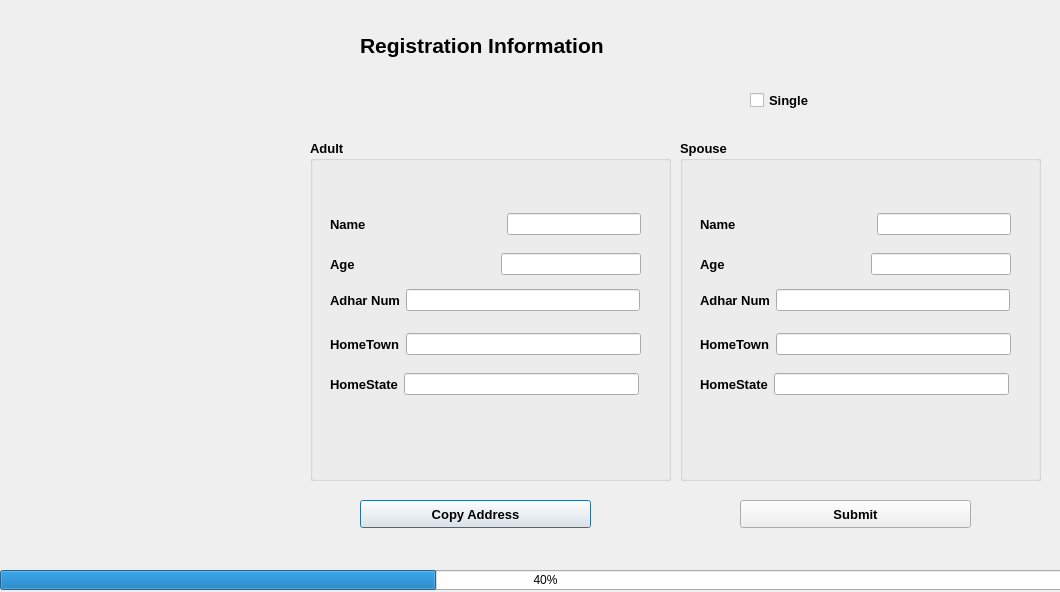
<?xml version="1.0" encoding="UTF-8"?>
<ui version="4.0">
 <class>Dialog2</class>
 <widget class="QDialog" name="Dialog2">
  <property name="geometry">
   <rect>
    <x>0</x>
    <y>0</y>
    <width>1060</width>
    <height>592</height>
   </rect>
  </property>
  <property name="windowTitle">
   <string>Dialog</string>
  </property>
  <property name="styleSheet">
   <string notr="true">background-image: url(:/new/prefix1/D:/FEC/pexels-madison-inouye-1831234.jpg);</string>
  </property>
  <widget class="QPushButton" name="pushButton">
   <property name="geometry">
    <rect>
     <x>360</x>
     <y>500</y>
     <width>231</width>
     <height>28</height>
    </rect>
   </property>
   <property name="font">
    <font>
     <pointsize>10</pointsize>
     <weight>75</weight>
     <bold>true</bold>
    </font>
   </property>
   <property name="text">
    <string>Copy Address</string>
   </property>
  </widget>
  <widget class="QCheckBox" name="checkBox">
   <property name="geometry">
    <rect>
     <x>750</x>
     <y>90</y>
     <width>171</width>
     <height>20</height>
    </rect>
   </property>
   <property name="font">
    <font>
     <pointsize>10</pointsize>
     <weight>75</weight>
     <bold>true</bold>
    </font>
   </property>
   <property name="text">
    <string>Single</string>
   </property>
  </widget>
  <widget class="QPushButton" name="pushButton_2">
   <property name="geometry">
    <rect>
     <x>740</x>
     <y>500</y>
     <width>231</width>
     <height>28</height>
    </rect>
   </property>
   <property name="font">
    <font>
     <pointsize>10</pointsize>
     <weight>75</weight>
     <bold>true</bold>
    </font>
   </property>
   <property name="text">
    <string>Submit</string>
   </property>
  </widget>
  <widget class="QGroupBox" name="groupBox_2">
   <property name="geometry">
    <rect>
     <x>680</x>
     <y>140</y>
     <width>361</width>
     <height>341</height>
    </rect>
   </property>
   <property name="font">
    <font>
     <pointsize>10</pointsize>
     <weight>75</weight>
     <bold>true</bold>
    </font>
   </property>
   <property name="title">
    <string>Spouse</string>
   </property>
   <widget class="QWidget" name="layoutWidget">
    <property name="geometry">
     <rect>
      <x>20</x>
      <y>230</y>
      <width>309</width>
      <height>29</height>
     </rect>
    </property>
    <layout class="QHBoxLayout" name="horizontalLayout_6">
     <item>
      <widget class="QLabel" name="label_6">
       <property name="font">
        <font>
         <pointsize>10</pointsize>
         <weight>75</weight>
         <bold>true</bold>
        </font>
       </property>
       <property name="text">
        <string>HomeState</string>
       </property>
      </widget>
     </item>
     <item>
      <widget class="QLineEdit" name="lineEdit_10">
       <property name="font">
        <font>
         <pointsize>9</pointsize>
         <weight>75</weight>
         <bold>true</bold>
        </font>
       </property>
       <property name="styleSheet">
        <string notr="true">color: rgb(170, 85, 127);</string>
       </property>
      </widget>
     </item>
    </layout>
   </widget>
   <widget class="QWidget" name="layoutWidget_2">
    <property name="geometry">
     <rect>
      <x>20</x>
      <y>190</y>
      <width>311</width>
      <height>29</height>
     </rect>
    </property>
    <layout class="QHBoxLayout" name="horizontalLayout_7">
     <item>
      <widget class="QLabel" name="label_7">
       <property name="font">
        <font>
         <pointsize>10</pointsize>
         <weight>75</weight>
         <bold>true</bold>
        </font>
       </property>
       <property name="text">
        <string>HomeTown</string>
       </property>
      </widget>
     </item>
     <item>
      <widget class="QLineEdit" name="lineEdit_9">
       <property name="font">
        <font>
         <pointsize>9</pointsize>
         <weight>75</weight>
         <bold>true</bold>
        </font>
       </property>
       <property name="styleSheet">
        <string notr="true">color: rgb(170, 85, 127);</string>
       </property>
      </widget>
     </item>
    </layout>
   </widget>
   <widget class="QWidget" name="layoutWidget_3">
    <property name="geometry">
     <rect>
      <x>20</x>
      <y>146</y>
      <width>310</width>
      <height>29</height>
     </rect>
    </property>
    <layout class="QHBoxLayout" name="horizontalLayout_8">
     <item>
      <widget class="QLabel" name="label_8">
       <property name="font">
        <font>
         <pointsize>10</pointsize>
         <weight>75</weight>
         <bold>true</bold>
        </font>
       </property>
       <property name="text">
        <string>Adhar Num</string>
       </property>
      </widget>
     </item>
     <item>
      <widget class="QLineEdit" name="lineEdit_8">
       <property name="font">
        <font>
         <pointsize>9</pointsize>
         <weight>75</weight>
         <bold>true</bold>
        </font>
       </property>
       <property name="styleSheet">
        <string notr="true">color: rgb(170, 85, 127);</string>
       </property>
      </widget>
     </item>
    </layout>
   </widget>
   <widget class="QWidget" name="layoutWidget_4">
    <property name="geometry">
     <rect>
      <x>20</x>
      <y>110</y>
      <width>311</width>
      <height>29</height>
     </rect>
    </property>
    <layout class="QHBoxLayout" name="horizontalLayout_9">
     <item>
      <widget class="QLabel" name="label_9">
       <property name="font">
        <font>
         <pointsize>10</pointsize>
         <weight>75</weight>
         <bold>true</bold>
        </font>
       </property>
       <property name="text">
        <string>Age</string>
       </property>
      </widget>
     </item>
     <item>
      <spacer name="horizontalSpacer_3">
       <property name="orientation">
        <enum>Qt::Horizontal</enum>
       </property>
       <property name="sizeHint" stdset="0">
        <size>
         <width>40</width>
         <height>20</height>
        </size>
       </property>
      </spacer>
     </item>
     <item>
      <widget class="QLineEdit" name="lineEdit_7">
       <property name="font">
        <font>
         <pointsize>9</pointsize>
         <weight>75</weight>
         <bold>true</bold>
        </font>
       </property>
       <property name="styleSheet">
        <string notr="true">color: rgb(170, 85, 127);</string>
       </property>
      </widget>
     </item>
    </layout>
   </widget>
   <widget class="QWidget" name="layoutWidget_5">
    <property name="geometry">
     <rect>
      <x>20</x>
      <y>70</y>
      <width>311</width>
      <height>29</height>
     </rect>
    </property>
    <layout class="QHBoxLayout" name="horizontalLayout_10">
     <item>
      <widget class="QLabel" name="label_10">
       <property name="font">
        <font>
         <pointsize>10</pointsize>
         <weight>75</weight>
         <bold>true</bold>
        </font>
       </property>
       <property name="text">
        <string>Name</string>
       </property>
      </widget>
     </item>
     <item>
      <spacer name="horizontalSpacer_4">
       <property name="orientation">
        <enum>Qt::Horizontal</enum>
       </property>
       <property name="sizeHint" stdset="0">
        <size>
         <width>40</width>
         <height>20</height>
        </size>
       </property>
      </spacer>
     </item>
     <item>
      <widget class="QLineEdit" name="lineEdit_6">
       <property name="font">
        <font>
         <pointsize>9</pointsize>
         <weight>75</weight>
         <bold>true</bold>
        </font>
       </property>
       <property name="styleSheet">
        <string notr="true">color: rgb(170, 85, 127);</string>
       </property>
      </widget>
     </item>
    </layout>
   </widget>
  </widget>
  <widget class="QGroupBox" name="groupBox">
   <property name="geometry">
    <rect>
     <x>310</x>
     <y>140</y>
     <width>361</width>
     <height>341</height>
    </rect>
   </property>
   <property name="font">
    <font>
     <pointsize>10</pointsize>
     <weight>75</weight>
     <bold>true</bold>
    </font>
   </property>
   <property name="title">
    <string>Adult</string>
   </property>
   <widget class="QWidget" name="layoutWidget_6">
    <property name="geometry">
     <rect>
      <x>20</x>
      <y>230</y>
      <width>309</width>
      <height>29</height>
     </rect>
    </property>
    <layout class="QHBoxLayout" name="horizontalLayout">
     <item>
      <widget class="QLabel" name="label_5">
       <property name="font">
        <font>
         <pointsize>10</pointsize>
         <weight>75</weight>
         <bold>true</bold>
        </font>
       </property>
       <property name="text">
        <string>HomeState</string>
       </property>
      </widget>
     </item>
     <item>
      <widget class="QLineEdit" name="lineEdit_5">
       <property name="font">
        <font>
         <pointsize>9</pointsize>
         <weight>75</weight>
         <bold>true</bold>
        </font>
       </property>
       <property name="styleSheet">
        <string notr="true">color: rgb(170, 85, 127);</string>
       </property>
      </widget>
     </item>
    </layout>
   </widget>
   <widget class="QWidget" name="layoutWidget_7">
    <property name="geometry">
     <rect>
      <x>20</x>
      <y>190</y>
      <width>311</width>
      <height>29</height>
     </rect>
    </property>
    <layout class="QHBoxLayout" name="horizontalLayout_2">
     <item>
      <widget class="QLabel" name="label_4">
       <property name="font">
        <font>
         <pointsize>10</pointsize>
         <weight>75</weight>
         <bold>true</bold>
        </font>
       </property>
       <property name="text">
        <string>HomeTown</string>
       </property>
      </widget>
     </item>
     <item>
      <widget class="QLineEdit" name="lineEdit_4">
       <property name="font">
        <font>
         <pointsize>9</pointsize>
         <weight>75</weight>
         <bold>true</bold>
        </font>
       </property>
       <property name="styleSheet">
        <string notr="true">color: rgb(170, 85, 127);</string>
       </property>
      </widget>
     </item>
    </layout>
   </widget>
   <widget class="QWidget" name="layoutWidget_8">
    <property name="geometry">
     <rect>
      <x>20</x>
      <y>146</y>
      <width>310</width>
      <height>29</height>
     </rect>
    </property>
    <layout class="QHBoxLayout" name="horizontalLayout_3">
     <item>
      <widget class="QLabel" name="label_3">
       <property name="font">
        <font>
         <pointsize>10</pointsize>
         <weight>75</weight>
         <bold>true</bold>
        </font>
       </property>
       <property name="text">
        <string>Adhar Num</string>
       </property>
      </widget>
     </item>
     <item>
      <widget class="QLineEdit" name="lineEdit_3">
       <property name="font">
        <font>
         <pointsize>9</pointsize>
         <weight>75</weight>
         <bold>true</bold>
        </font>
       </property>
       <property name="styleSheet">
        <string notr="true">color: rgb(170, 85, 127);</string>
       </property>
      </widget>
     </item>
    </layout>
   </widget>
   <widget class="QWidget" name="layoutWidget_9">
    <property name="geometry">
     <rect>
      <x>20</x>
      <y>110</y>
      <width>311</width>
      <height>29</height>
     </rect>
    </property>
    <layout class="QHBoxLayout" name="horizontalLayout_4">
     <item>
      <widget class="QLabel" name="label_2">
       <property name="font">
        <font>
         <pointsize>10</pointsize>
         <weight>75</weight>
         <bold>true</bold>
        </font>
       </property>
       <property name="text">
        <string>Age</string>
       </property>
      </widget>
     </item>
     <item>
      <spacer name="horizontalSpacer">
       <property name="orientation">
        <enum>Qt::Horizontal</enum>
       </property>
       <property name="sizeHint" stdset="0">
        <size>
         <width>40</width>
         <height>20</height>
        </size>
       </property>
      </spacer>
     </item>
     <item>
      <widget class="QLineEdit" name="lineEdit_2">
       <property name="font">
        <font>
         <pointsize>9</pointsize>
         <weight>75</weight>
         <bold>true</bold>
        </font>
       </property>
       <property name="styleSheet">
        <string notr="true">color: rgb(170, 85, 127);</string>
       </property>
      </widget>
     </item>
    </layout>
   </widget>
   <widget class="QWidget" name="layoutWidget_10">
    <property name="geometry">
     <rect>
      <x>20</x>
      <y>70</y>
      <width>311</width>
      <height>29</height>
     </rect>
    </property>
    <layout class="QHBoxLayout" name="horizontalLayout_5">
     <item>
      <widget class="QLabel" name="label">
       <property name="font">
        <font>
         <pointsize>10</pointsize>
         <weight>75</weight>
         <bold>true</bold>
        </font>
       </property>
       <property name="text">
        <string>Name</string>
       </property>
      </widget>
     </item>
     <item>
      <spacer name="horizontalSpacer_2">
       <property name="orientation">
        <enum>Qt::Horizontal</enum>
       </property>
       <property name="sizeHint" stdset="0">
        <size>
         <width>40</width>
         <height>20</height>
        </size>
       </property>
      </spacer>
     </item>
     <item>
      <widget class="QLineEdit" name="lineEdit">
       <property name="font">
        <font>
         <pointsize>9</pointsize>
         <weight>75</weight>
         <bold>true</bold>
        </font>
       </property>
       <property name="styleSheet">
        <string notr="true">color: rgb(170, 85, 127);</string>
       </property>
      </widget>
     </item>
    </layout>
   </widget>
  </widget>
  <widget class="QLabel" name="label_11">
   <property name="geometry">
    <rect>
     <x>10</x>
     <y>190</y>
     <width>281</width>
     <height>221</height>
    </rect>
   </property>
   <property name="font">
    <font>
     <pointsize>9</pointsize>
     <weight>75</weight>
     <bold>true</bold>
    </font>
   </property>
   <property name="styleSheet">
    <string notr="true">image: url(:/new/prefix1/D:/FEC/medical_mask_PNG48.png);</string>
   </property>
   <property name="text">
    <string/>
   </property>
  </widget>
  <widget class="QLabel" name="label_12">
   <property name="geometry">
    <rect>
     <x>360</x>
     <y>20</y>
     <width>361</width>
     <height>51</height>
    </rect>
   </property>
   <property name="font">
    <font>
     <pointsize>16</pointsize>
     <weight>75</weight>
     <bold>true</bold>
    </font>
   </property>
   <property name="text">
    <string>Registration Information</string>
   </property>
  </widget>
  <widget class="QProgressBar" name="progressBar">
   <property name="geometry">
    <rect>
     <x>0</x>
     <y>570</y>
     <width>1091</width>
     <height>20</height>
    </rect>
   </property>
   <property name="value">
    <number>40</number>
   </property>
   <property name="format">
    <string>%p%</string>
   </property>
  </widget>
 </widget>
 <resources/>
 <connections/>
</ui>
